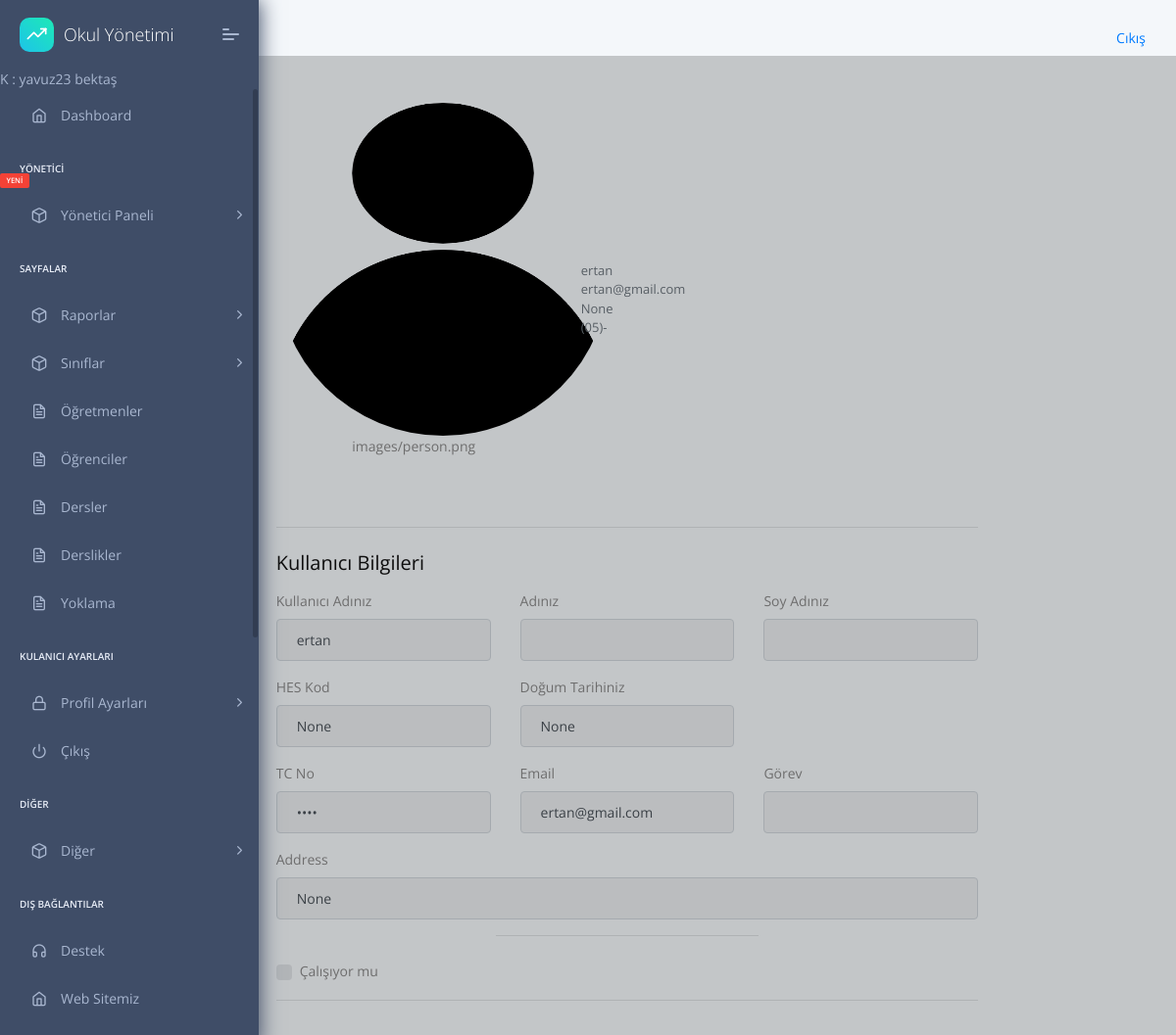
The app's page /view/7 (signed in) with its own data.
### apps/home/models.py (models this page shows, shortened)
class Profil(models.Model):
    user=models.OneToOneField(User,on_delete=models.CASCADE,related_name="user")
    TC=models.CharField(max_length=11,unique=True,validators=[validateEven],blank=True,null=True)# regex eklenecek, validasyon yapilacak
    image=models.ImageField(upload_to="images/ogretmenler/",blank=True,null=True,default='images/person.png')
    job=models.ForeignKey(JobsTable,on_delete=models.CASCADE,unique=False,blank=True,null=True)
    phone=models.CharField(validators=[validatePhone], max_length=17, blank=True,default="05",null=True,unique=False) # regex eklenecek, validasyon yapilacak
    adress=models.TextField(max_length=100,unique=False,blank=True,null=True)
    isWorking=models.BooleanField(default=True,unique=False,blank=True,null=True)
    HESCode=models.CharField(max_length=12,unique=True,validators=[validateHesCode],blank=True,null=True)
    birthdate=models.DateField(("Doğum Tarihiniz"), auto_now=False, auto_now_add=False,unique=False,blank=True,null=True)
    sexualChoice=(('Kız','Kız'),
              ('Erkek','Erkek'),
              ('Diger','Diğer'),
    )
    gender=CharField(max_length=10 ,choices=sexualChoice,unique=False,blank=True,null=True)

### apps/home/views.py (the view)
# urls.py: path('view/<int:pk>', views.profilView, name='users-view'),
@login_required(login_url="/login/")
def profilView(request,pk=None):
    detail = Profil.objects.get(id=pk)
    context={
        'detail':detail,
        'media_url':settings.MEDIA_URL
        }
    return render(request, "home/profilView.html", context)

### apps/templates/home/profilView.html (shortened to what this page needs)
{% extends "layouts/base.html" %}
{% block content %}
<div class="container">
    <div class="row justify-content-center">
        <div class="col-12 col-lg-10 col-xl-8 mx-auto">
            <div class="my-4">
                <form method="POST">
                    <div class="row mt-5 align-items-center">
                        <div class="col-md-5 text-center mb-5">
                            <div class="avatar avatar-xl">
                                <img src="{{detail.image.url}}" alt="..." class="avatar-img rounded-circle" width="340" height="340"/>
                                {{detail.image}}
                            </div>
                        </div>
                        <div class="col">
                            <div class="row align-items-center">
                                <div class="col-md-7">
                                </div>
                            </div>
                            <div class="row mb-4">
                                <div class="col">
                                    <p class="small mb-0 text-muted">{{detail.user.username}}</p>
                                    <p class="small mb-0 text-muted">{{detail.user.email}}</p>
                                    <p class="small mb-0 text-muted">{{detail.adress}}</p>
                                    <p class="small mb-0 text-muted">{{detail.phone}}</p>
                                </div>
                            </div>
                        </div>
                    </div>
                    <hr class="my-4" />
                    <div class="row">
                        <div class="col-md-12 order-md-1">
                          <h4 class="mb-3">Kullanıcı Bilgileri   </h4>
                          <form class="needs-validation" novalidate="" action="POST">
                            <div class="row">
                                <div class="col-md-4 mb-3">
                                    <label for="username">Kullanıcı Adınız</label>
                                    <div class="input-group">
                                      <input readonly type="text" class="form-control" id="username" placeholder="Username" required="" value={{detail.user.username}}>
                                    </div>
                                  </div>
                                <div class="col-md-4 mb-3">
                                <label for="firstName">Adınız</label>
                                <input readonly type="text" class="form-control" id="firstName" placeholder="" value="{{detail.user.first_name |capfirst}}" required="">
                              </div>
                              <div class="col-md-4 mb-3">
                                <label for="lastName">Soy Adınız</label>
                                <input  readonly type="text" class="form-control" id="lastName" placeholder="" value="{{detail.user.last_name|capfirst}}" required="">
                              </div>
                            </div>
                            <div class="row">
                              <div class="col-md-4 mb-3">
                                <label for="hescode">HES Kod</label>
                                <input readonly type="text" class="form-control" id="hescode" placeholder="____-____-_" value="{{detail.HESCode}}" required="">
                              </div>
                              <div class="col-md-4 mb-3">
                                <label readonly for="birthday">Doğum Tarihiniz</label>
                                <div class="input-group">
                                  <input readonly type="text" class="form-control" id="Test_DatetimeLocal" placeholder="Doğum Tarihiniz" required="" value="{{detail.birthdate}}">
                                </div>
                              </div>
                            </div>
                            <div class="row">
                                <div class="col-md-4 mb-3">
                                    <label for="TCnumber">TC No</label>
                                    <input readonly type="password" class="form-control" id="TCnumber" placeholder="___________" value="{{detail.TC}}" required="">
                                  </div>
                            <div class="col-md-4 mb-3">
                              <label for="email">Email </label>
                              <input readonly type="email" class="form-control" id="email" placeholder="you@example.com" value={{detail.user.email}}>
                            </div>
                            <div class="col-md-4  mb-3">
                              <label for="job">Görev</label>
                                <input readonly type="text" class="form-control" id="job" placeholder="" value={{detail.job.name}}>
                            </div>
                          </div>
                            <div class="mb-3">
                              <label for="address">Address</label>
                              <input readonly type="text" class="form-control" id="address" placeholder="1234 Main St" required="" value={{detail.adress}}>
                            </div>
                            <hr class="col-md-4 mb-4">
                            <div class="custom-control custom-checkbox">
                              <label class="custom-control-label" for="isWorking">Çalışıyor mu </label>
                            </div>
                            <hr class="mb-4">
                          </form>
                        </div>
                      </div>
                </form>
            </div>
        </div>
    </div>
    </div>
    {% endblock content %}

### apps/templates/includes/sidebar.html (shortened to what this page needs)
     <nav class="pcoded-navbar">
        <div class="navbar-wrapper">
            <div class="navbar-brand header-logo">
                <a target="_blank"
                href="#"
                   class="b-brand">
                    <div class="b-bg">
                        <i class="feather icon-trending-up"></i>
                    </div>
                    <span class="b-title">Okul Yönetimi</span>
                </a>
                <a class="mobile-menu" id="mobile-collapse" href="javascript:"><span></span></a>
            </div>
            <div class="nav-item">
                <span>K :  {{user.first_name}} {{user.last_name}}</span>
            </div>
            <div class="navbar-content scroll-div">
                <ul class="nav pcoded-inner-navbar">
                    <li class="nav-item {% if 'index' in segment %} active {% endif %}">
                        <a href="/" class="nav-link "><span class="pcoded-micon"><i class="feather icon-home"></i></span><span class="pcoded-mtext">Dashboard</span></a>
                    </li>
                    {% if user.is_staff %}
                    <li class="nav-item pcoded-menu-caption">
                        <label>Yönetici<span class="pcoded-badge label label-danger">YENİ</span></label>
                    </li>
                    <li data-username="basic components Button Alert Badges breadcrumb Paggination progress Tooltip popovers Carousel Cards Collapse Tabs pills Modal Grid System Typography Extra Shadows Embeds" class="nav-item pcoded-hasmenu">
                        <a href="javascript:" class="nav-link "><span class="pcoded-micon"><i class="feather icon-box"></i></span><span class="pcoded-mtext">Yönetici Paneli</span></a>
                        </li>
                    {% endif %}
                    <li class="nav-item pcoded-menu-caption">
                        <label>Sayfalar</label>
                    </li>
                    <li data-username="basic components Button Alert Badges breadcrumb Paggination progress Tooltip popovers Carousel Cards Collapse Tabs pills Modal Grid System Typography Extra Shadows Embeds" class="nav-item pcoded-hasmenu">
                        <a href="javascript:" class="nav-link "><span class="pcoded-micon"><i class="feather icon-box"></i></span><span class="pcoded-mtext">Raporlar</span></a>
                        </li>
                        <li data-username="basic components Button Alert Badges breadcrumb Paggination progress Tooltip popovers Carousel Cards Collapse Tabs pills Modal Grid System Typography Extra Shadows Embeds" class="nav-item pcoded-hasmenu">
                        <a href="javascript:" class="nav-link"><span class="pcoded-micon"><i class="feather icon-box"></i></span><span class="pcoded-mtext">Sınıflar</span></a>
                    </li>
                    <li data-username="form elements advance componant validation masking wizard picker select"
                        class="nav-item {% if 'usr-ogretmenler' in segment %} active {% endif %}">
                        <a href="/usr-ogretmenler.html" class="nav-link "><span class="pcoded-micon"><i class="feather icon-file-text"></i></span><span class="pcoded-mtext">Öğretmenler</span></a>
                    </li>
                    <li data-username="form elements advance componant validation masking wizard picker select"
                        class="nav-item {% if 'usr-ogrenciler' in segment %} active {% endif %}">
                        <a href="/student/list" class="nav-link "><span class="pcoded-micon"><i class="feather icon-file-text"></i></span><span class="pcoded-mtext">Öğrenciler</span></a>
                    </li>
                    <li data-username="form elements advance componant validation masking wizard picker select"
                        class="nav-item {% if 'page-dersler' in segment %} active {% endif %}">
                        <a href="/page-dersler.html" class="nav-link "><span class="pcoded-micon"><i class="feather icon-file-text"></i></span><span class="pcoded-mtext">Dersler</span></a>
                    </li>
                    <li data-username="form elements advance componant validation masking wizard picker select"
                        class="nav-item {% if 'page-dersler' in segment %} active {% endif %}">
                        <a href="/page-blank.html" class="nav-link "><span class="pcoded-micon"><i class="feather icon-file-text"></i></span><span class="pcoded-mtext">Derslikler</span></a>
                    </li>
                    <li data-username="form elements advance componant validation masking wizard picker select"
                        class="nav-item {% if 'page-dersler' in segment %} active {% endif %}">
                        <a href="/page-blank.html" class="nav-link "><span class="pcoded-micon"><i class="feather icon-file-text"></i></span><span class="pcoded-mtext">Yoklama</span></a>
                    </li>
                    <li class="nav-item pcoded-menu-caption">
                        <label>Kulanıcı Ayarları</label>
                    </li>
                    <li data-username="Authentication Sign up Sign in reset password Change password Personal information profile settings map form subscribe" class="nav-item pcoded-hasmenu">
                        <a href="javascript:" class="nav-link "><span class="pcoded-micon"><i class="feather icon-lock"></i></span><span class="pcoded-mtext">Profil Ayarları</span></a>
                    </li>
                    <li data-username="Disabled Menu" class="nav-item">
                        <a href="{% url 'logout' %}" class="nav-link">
                            <span class="pcoded-micon"><i class="feather icon-power"></i></span><span class="pcoded-mtext">Çıkış</span>
                        </a>
                    </li>
                    <li class="nav-item pcoded-menu-caption">
                        <label>Diğer</label>
                    </li>
                    <li data-username="basic components Button Alert Badges breadcrumb Paggination progress Tooltip popovers Carousel Cards Collapse Tabs pills Modal Grid System Typography Extra Shadows Embeds" class="nav-item pcoded-hasmenu">
                        <a href="javascript:" class="nav-link "><span class="pcoded-micon"><i class="feather icon-box"></i></span><span class="pcoded-mtext">Diğer</span></a>
                        </li>
                    <li class="nav-item pcoded-menu-caption">
                        <label>Dış Bağlantılar</label>
                    </li>
                    <li data-username="Support Page" class="nav-item ">
                        <a target="_blank" href="http://www.iaosbnedimuysalatl.k12.tr/iletisim" class="nav-link">
                            <span class="pcoded-micon">
                                <i class="feather icon-headphones"></i>
                            </span>
                            <span class="pcoded-mtext">Destek</span>
                        </a>
                    </li>
                    <li data-username="Support Page" class="nav-item ">
                        <a target="_blank" href="http://www.iaosbnedimuysalatl.k12.tr" class="nav-link">
                            <span class="pcoded-micon">
                                <i class="feather icon-home"></i>
                            </span>
                            <span class="pcoded-mtext">Web Sitemiz</span>
                        </a>
                    </li>
                </ul>
            </div>
        </div>
    </nav>

### records on screen
Profil: image (picture), image "images/person.png", user.username "ertan", user.email "ertan@gmail.com", adress "None", phone "(05)-", HESCode "None", birthdate "None"

### other values on screen
{{ user.first_name }} "yavuz23"
{{ user.last_name }} "bektaş"
